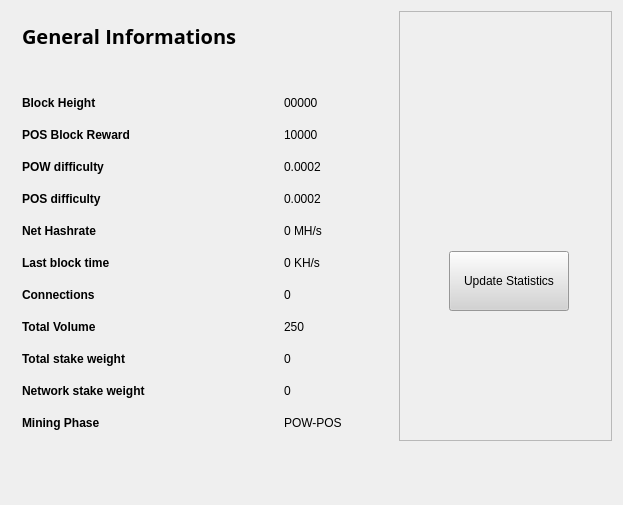
<?xml version="1.0" encoding="UTF-8"?>
<ui version="4.0">
 <class>StatisticsPage</class>
 <widget class="QWidget" name="StatisticsPage">
  <property name="windowModality">
   <enum>Qt::NonModal</enum>
  </property>
  <property name="geometry">
   <rect>
    <x>0</x>
    <y>0</y>
    <width>623</width>
    <height>505</height>
   </rect>
  </property>
  <property name="windowTitle">
   <string>Digging</string>
  </property>
  <property name="styleSheet">
   <string notr="true">color:#000000;
font-family:'Open Sans,sans-serif';</string>
  </property>
  <layout class="QGridLayout" name="gridLayout">
   <property name="sizeConstraint">
    <enum>QLayout::SetMaximumSize</enum>
   </property>
   <item row="0" column="1">
    <widget class="QFrame" name="frame">
     <property name="minimumSize">
      <size>
       <width>213</width>
       <height>0</height>
      </size>
     </property>
     <property name="frameShape">
      <enum>QFrame::StyledPanel</enum>
     </property>
     <property name="frameShadow">
      <enum>QFrame::Raised</enum>
     </property>
     <widget class="QPushButton" name="startButton">
      <property name="geometry">
       <rect>
        <x>50</x>
        <y>240</y>
        <width>120</width>
        <height>60</height>
       </rect>
      </property>
      <property name="sizePolicy">
       <sizepolicy hsizetype="Fixed" vsizetype="Fixed">
        <horstretch>0</horstretch>
        <verstretch>0</verstretch>
       </sizepolicy>
      </property>
      <property name="minimumSize">
       <size>
        <width>120</width>
        <height>60</height>
       </size>
      </property>
      <property name="styleSheet">
       <string notr="true">background:lightgrey;</string>
      </property>
      <property name="text">
       <string>Update Statistics</string>
      </property>
     </widget>
     <widget class="QLabel" name="label">
      <property name="geometry">
       <rect>
        <x>10</x>
        <y>80</y>
        <width>191</width>
        <height>101</height>
       </rect>
      </property>
      <property name="text">
       <string>&lt;html&gt;&lt;head/&gt;&lt;body&gt;&lt;p align=&quot;center&quot;&gt;&lt;img src=&quot;:/icons/ringo-80&quot;/&gt;&lt;/p&gt;&lt;/body&gt;&lt;/html&gt;</string>
      </property>
     </widget>
    </widget>
   </item>
   <item row="0" column="0">
    <widget class="QFrame" name="gridFrame_2">
     <layout class="QGridLayout" name="gridLayout_4">
      <item row="3" column="0">
       <layout class="QFormLayout" name="formLayout_2">
        <property name="fieldGrowthPolicy">
         <enum>QFormLayout::FieldsStayAtSizeHint</enum>
        </property>
        <property name="horizontalSpacing">
         <number>139</number>
        </property>
        <property name="verticalSpacing">
         <number>18</number>
        </property>
        <property name="rightMargin">
         <number>0</number>
        </property>
        <item row="1" column="0">
         <widget class="QLabel" name="label_14">
          <property name="text">
           <string>&lt;html&gt;&lt;head/&gt;&lt;body&gt;&lt;p&gt;&lt;span style=&quot; font-weight:600;&quot;&gt;Block Height&lt;/span&gt;&lt;/p&gt;&lt;/body&gt;&lt;/html&gt;</string>
          </property>
         </widget>
        </item>
        <item row="1" column="1">
         <widget class="QLabel" name="heightBox">
          <property name="text">
           <string>00000</string>
          </property>
         </widget>
        </item>
        <item row="2" column="0">
         <widget class="QLabel" name="label_12">
          <property name="text">
           <string>&lt;html&gt;&lt;head/&gt;&lt;body&gt;&lt;p&gt;&lt;span style=&quot; font-weight:600;&quot;&gt;POS Block Reward&lt;/span&gt;&lt;/p&gt;&lt;/body&gt;&lt;/html&gt;</string>
          </property>
         </widget>
        </item>
        <item row="2" column="1">
         <widget class="QLabel" name="rewardBox">
          <property name="text">
           <string>10000</string>
          </property>
         </widget>
        </item>
        <item row="3" column="0">
         <widget class="QLabel" name="label_13">
          <property name="text">
           <string>&lt;html&gt;&lt;head/&gt;&lt;body&gt;&lt;p&gt;&lt;span style=&quot; font-weight:600;&quot;&gt;POW difficulty&lt;/span&gt;&lt;/p&gt;&lt;/body&gt;&lt;/html&gt;</string>
          </property>
         </widget>
        </item>
        <item row="3" column="1">
         <widget class="QLabel" name="diffBox">
          <property name="text">
           <string>0.0002</string>
          </property>
         </widget>
        </item>
        <item row="4" column="0">
         <widget class="QLabel" name="label_9">
          <property name="text">
           <string>&lt;html&gt;&lt;head/&gt;&lt;body&gt;&lt;p&gt;&lt;span style=&quot; font-weight:600;&quot;&gt;POS difficulty&lt;/span&gt;&lt;/p&gt;&lt;/body&gt;&lt;/html&gt;</string>
          </property>
         </widget>
        </item>
        <item row="4" column="1">
         <widget class="QLabel" name="diffBox2">
          <property name="text">
           <string>0.0002</string>
          </property>
         </widget>
        </item>
        <item row="5" column="1">
         <widget class="QLabel" name="pawrateBox">
          <property name="text">
           <string>0 MH/s</string>
          </property>
         </widget>
        </item>
        <item row="6" column="0">
         <widget class="QLabel" name="label3_2">
          <property name="sizePolicy">
           <sizepolicy hsizetype="Preferred" vsizetype="Maximum">
            <horstretch>0</horstretch>
            <verstretch>0</verstretch>
           </sizepolicy>
          </property>
          <property name="text">
           <string>&lt;html&gt;&lt;head/&gt;&lt;body&gt;&lt;p&gt;&lt;span style=&quot; font-weight:600;&quot;&gt;Last block time&lt;/span&gt;&lt;/p&gt;&lt;/body&gt;&lt;/html&gt;</string>
          </property>
         </widget>
        </item>
        <item row="6" column="1">
         <widget class="QLabel" name="localBox">
          <property name="text">
           <string>0 KH/s</string>
          </property>
         </widget>
        </item>
        <item row="7" column="0">
         <widget class="QLabel" name="label1_2">
          <property name="text">
           <string>&lt;html&gt;&lt;head/&gt;&lt;body&gt;&lt;p&gt;&lt;span style=&quot; font-weight:600;&quot;&gt;Connections&lt;/span&gt;&lt;/p&gt;&lt;/body&gt;&lt;/html&gt;</string>
          </property>
         </widget>
        </item>
        <item row="7" column="1">
         <widget class="QLabel" name="connectionBox">
          <property name="text">
           <string>0</string>
          </property>
         </widget>
        </item>
        <item row="8" column="0">
         <widget class="QLabel" name="label_8">
          <property name="text">
           <string>&lt;html&gt;&lt;head/&gt;&lt;body&gt;&lt;p&gt;&lt;span style=&quot; font-weight:600;&quot;&gt;Total Volume&lt;/span&gt;&lt;/p&gt;&lt;/body&gt;&lt;/html&gt;</string>
          </property>
         </widget>
        </item>
        <item row="8" column="1">
         <widget class="QLabel" name="volumeBox">
          <property name="text">
           <string>250</string>
          </property>
         </widget>
        </item>
        <item row="9" column="0">
         <widget class="QLabel" name="label_10">
          <property name="text">
           <string>&lt;html&gt;&lt;head/&gt;&lt;body&gt;&lt;p&gt;&lt;span style=&quot; font-weight:600;&quot;&gt;Total stake weight&lt;/span&gt;&lt;/p&gt;&lt;/body&gt;&lt;/html&gt;</string>
          </property>
         </widget>
        </item>
        <item row="9" column="1">
         <widget class="QLabel" name="minBox">
          <property name="text">
           <string>0</string>
          </property>
         </widget>
        </item>
        <item row="10" column="0">
         <widget class="QLabel" name="label_11">
          <property name="text">
           <string>&lt;html&gt;&lt;head/&gt;&lt;body&gt;&lt;p&gt;&lt;span style=&quot; font-weight:600;&quot;&gt;Network stake weight&lt;/span&gt;&lt;/p&gt;&lt;/body&gt;&lt;/html&gt;</string>
          </property>
         </widget>
        </item>
        <item row="10" column="1">
         <widget class="QLabel" name="maxBox">
          <property name="text">
           <string>0</string>
          </property>
         </widget>
        </item>
        <item row="11" column="0">
         <widget class="QLabel" name="label_15">
          <property name="text">
           <string>&lt;html&gt;&lt;head/&gt;&lt;body&gt;&lt;p&gt;&lt;span style=&quot; font-weight:600;&quot;&gt;Mining Phase&lt;/span&gt;&lt;/p&gt;&lt;/body&gt;&lt;/html&gt;</string>
          </property>
         </widget>
        </item>
        <item row="11" column="1">
         <widget class="QLabel" name="cBox">
          <property name="text">
           <string>POW-POS</string>
          </property>
         </widget>
        </item>
        <item row="5" column="0">
         <widget class="QLabel" name="label_16">
          <property name="text">
           <string>&lt;html&gt;&lt;head/&gt;&lt;body&gt;&lt;p&gt;&lt;span style=&quot; font-weight:600;&quot;&gt;Net Hashrate&lt;/span&gt;&lt;/p&gt;&lt;/body&gt;&lt;/html&gt;</string>
          </property>
         </widget>
        </item>
       </layout>
      </item>
      <item row="1" column="0">
       <layout class="QHBoxLayout" name="horizontalLayout_4">
        <property name="spacing">
         <number>7</number>
        </property>
        <item>
         <widget class="QLabel" name="label_5">
          <property name="font">
           <font>
            <family>Open Sans,sans-serif</family>
           </font>
          </property>
          <property name="text">
           <string>&lt;html&gt;&lt;head/&gt;&lt;body&gt;&lt;p&gt;&lt;span style=&quot; font-size:20px; font-weight:600; color:#000000;&quot;&gt;General Informations&lt;/span&gt;&lt;/p&gt;&lt;/body&gt;&lt;/html&gt;</string>
          </property>
         </widget>
        </item>
        <item>
         <spacer name="horizontalSpacer_2">
          <property name="orientation">
           <enum>Qt::Horizontal</enum>
          </property>
          <property name="sizeHint" stdset="0">
           <size>
            <width>40</width>
            <height>20</height>
           </size>
          </property>
         </spacer>
        </item>
       </layout>
      </item>
      <item row="2" column="0">
       <spacer name="verticalSpacer_2">
        <property name="orientation">
         <enum>Qt::Vertical</enum>
        </property>
        <property name="sizeHint" stdset="0">
         <size>
          <width>20</width>
          <height>40</height>
         </size>
        </property>
       </spacer>
      </item>
     </layout>
    </widget>
   </item>
   <item row="1" column="0">
    <spacer name="verticalSpacer">
     <property name="orientation">
      <enum>Qt::Vertical</enum>
     </property>
     <property name="sizeHint" stdset="0">
      <size>
       <width>20</width>
       <height>40</height>
      </size>
     </property>
    </spacer>
   </item>
  </layout>
 </widget>
 <layoutdefault spacing="6" margin="11"/>
 <resources/>
 <connections/>
</ui>
